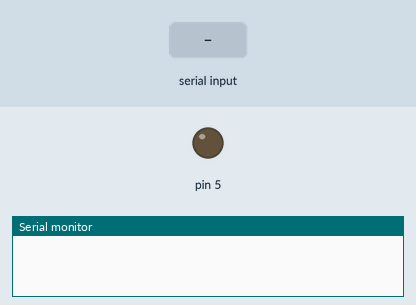
The sketch below on a simulated Arduino Uno, built with avr-gcc and run on an emulated ATmega328P. Shown: output pins drawn as LEDs (lit = HIGH), the last lines printed to the serial monitor. The inputs (shaded band) are chosen by the test bench.

Above: at 1.2 s.
1.3 s: "90,45\n" received over Serial
At 1.8 s:
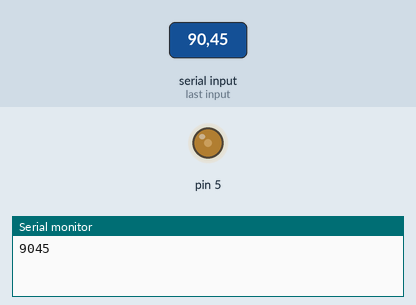
2.8 s: "30,150\n" received over Serial
At 4.0 s:
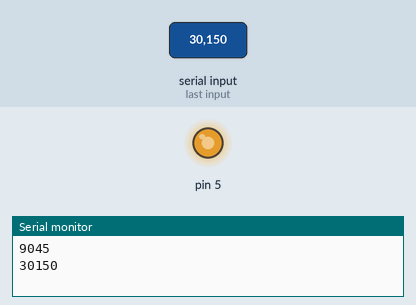
4.3 s: "10\n" received over Serial
At 5.2 s:
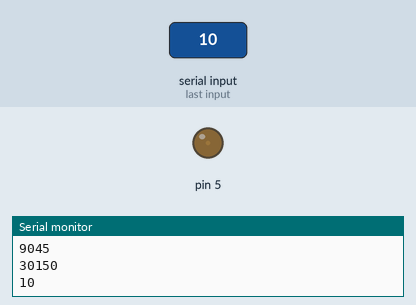
5.8 s: byte 10 (10) received over Serial
At 6.2 s:
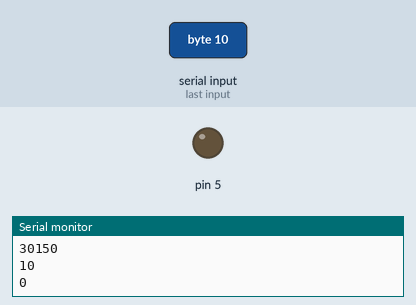
Timing chart, 0 to 8.3 s (numbered marks = the images above; inputs shaded):
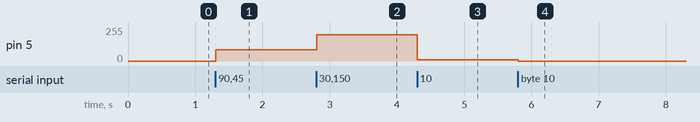

Measured:
- after the input at 1.3 s, pin 5: 0/255 → 85/255 at once
- after the input at 2.8 s, pin 5: 85/255 → 198/255 at once
- after the input at 4.3 s, pin 5: 198/255 → 10/255 at once
- after the input at 5.8 s, pin 5: 10/255 → 0/255 at once

The sketch:

Assignment_1b_.ino
```cpp
void setup() {
  // put your setup code here, to run once:
  pinMode(5,OUTPUT);
  Serial.begin(9600);

}
int val=0;
void loop() {
  // put your main code here, to run repeatedly:

   int k=Serial.read();
   while(k==-1) k=Serial.read();;
   if(k>=48&&k<=58)
   {
    val= val*10+(k-48);
    }
   if(k==10)
   {
   Serial.print(val);
   Serial.print("\n");
   analogWrite(5,val);
   val=0;
   }
}
```
